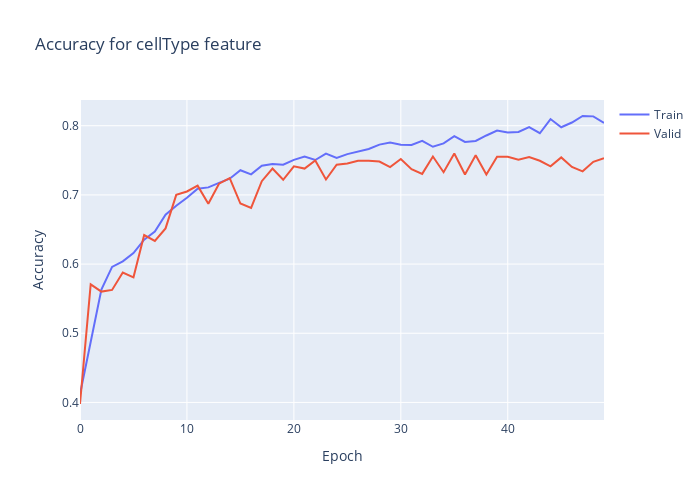

The code cell stored with this chart in its notebook:
### Code cell
plt.clf()
fig = go.Figure()
fig.add_trace(go.Scatter(y=history_VGG_2.history['cellType_sparse_categorical_accuracy'], name='Train'))
fig.add_trace(go.Scatter(y=history_VGG_2.history['val_cellType_sparse_categorical_accuracy'], name='Valid'))
fig.update_layout(height=500, width=700,title='Accuracy for cellType feature', xaxis_title='Epoch', yaxis_title='Accuracy')
fig.show()

### Figure 1 — Plotly figure (JSON) as saved in the notebook; plotly's stock layout.template omitted (floating-point values rounded to 4 significant figures)
{"data": [{"name": "Train", "type": "scatter", "y": [0.4119, 0.4876, 0.5631, 0.5959, 0.6039, 0.6159, 0.6353, 0.6471, 0.6714, 0.6843, 0.6959, 0.709, 0.7109, 0.7173, 0.7234, 0.7357, 0.7297, 0.7421, 0.7447, 0.7436, 0.7506, 0.7556, 0.7505, 0.7596, 0.7534, 0.759, 0.7626, 0.7664, 0.7727, 0.7758, 0.7726, 0.7722, 0.7781, 0.7696, 0.7745, 0.7848, 0.7766, 0.778, 0.7859, 0.793, 0.7901, 0.791, 0.798, 0.7891, 0.8096, 0.7978, 0.8046, 0.8141, 0.8135, 0.8041]}, {"name": "Valid", "type": "scatter", "y": [0.3977, 0.5707, 0.5602, 0.5627, 0.5877, 0.5808, 0.6419, 0.6334, 0.6516, 0.7001, 0.7049, 0.7134, 0.6871, 0.7162, 0.7243, 0.6876, 0.6811, 0.7199, 0.7381, 0.7219, 0.7413, 0.7381, 0.7498, 0.7223, 0.7437, 0.7454, 0.7494, 0.7494, 0.7482, 0.7401, 0.7518, 0.7373, 0.7304, 0.7555, 0.7328, 0.7599, 0.7296, 0.7575, 0.7296, 0.7551, 0.7551, 0.751, 0.7546, 0.7494, 0.7413, 0.7542, 0.7405, 0.734, 0.7478, 0.753]}], "layout": {"height": 500, "title": {"text": "Accuracy for cellType feature"}, "width": 700, "xaxis": {"title": {"text": "Epoch"}}, "yaxis": {"title": {"text": "Accuracy"}}}}
